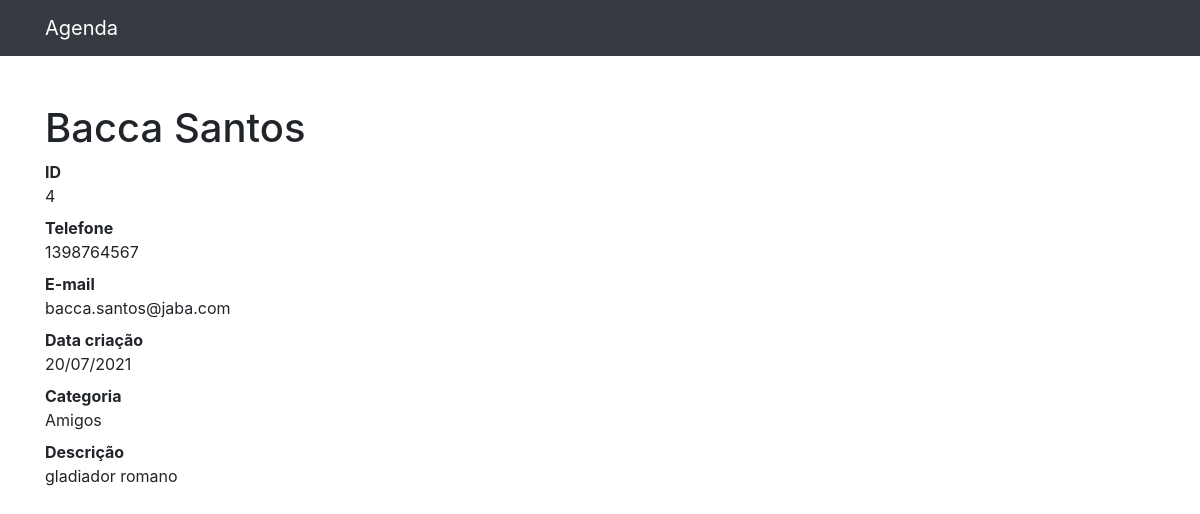
/4, run on the app's committed database.
### contatos/models.py (models this page shows, shortened)
class Contato(models.Model):
    nome = models.CharField(max_length=255)
    sobrenome = models.CharField(max_length=255, blank=True)
    telefone = models.CharField(max_length=255)
    email = models.CharField(max_length=255, blank =True)
    datacriacao = models.DateTimeField(default = timezone.now)
    descricao = models.TextField(blank=True)
    categoria = models.ForeignKey(Categoria, on_delete=models.DO_NOTHING)

class Categoria(models.Model):
    nome = models.CharField(max_length=255)
    def __str__(self):
        return self.nome

### contatos/views.py (the view)
# urls.py: path('<int:contato_id>',views.ver_contato,name='ver_contato')
def ver_contato(request, contato_id):
    contato = Contato.objects.get(id = contato_id) #Recupera dados do banco e armazena na variável
    return render(request,'contatos/ver_contato.html',{
        'contato':contato
    })

### contatos/templates/contatos/ver_contato.html
{%extends 'base.html'%}
{%block conteudo%}
<h1 class="mt-5">{{contato.nome}} {{contato.sobrenome}}</h1>
        <dl>
            <dt>ID</dt>
            <dd>{{contato.id}}</dd>
            <dt>Telefone</dt>
            <dd>{{contato.telefone}}</dd>
            <dt>E-mail</dt>
            <dd>{{contato.email}}</dd>
            <dt>Data criação</dt>
            <dd>{{contato.datacriacao | date:'d/m/Y'}}</dd>
            <dt>Categoria</dt>
            <dd>{{contato.categoria}}</dd>
            <dt>Descrição</dt>
            <dd>
                {{contato.descricao}}
            </dd>
        </dl>
{%endblock%}

### data on the page
Contato: nome "Bacca", sobrenome "Santos", id "4", telefone "1398764567", email "bacca.santos@jaba.com", datacriacao "20/07/2021", categoria "Amigos", descricao "gladiador romano"
